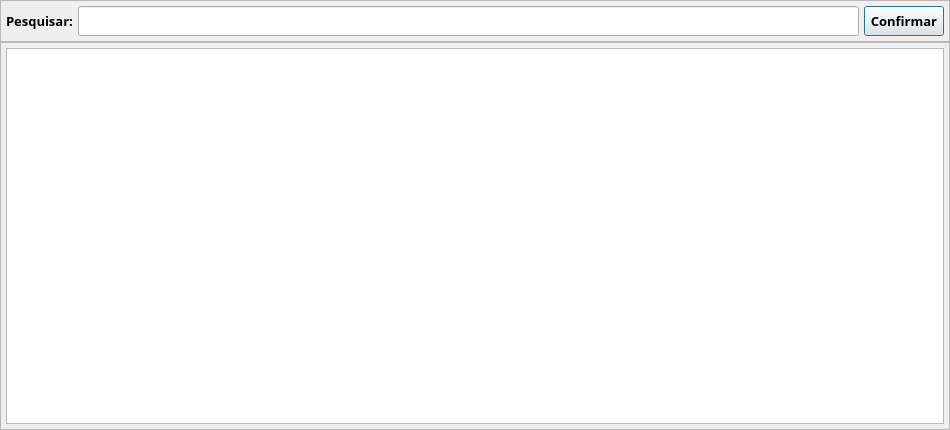
<?xml version="1.0" encoding="UTF-8"?>
<ui version="4.0">
 <class>Pesquisa_Recargas</class>
 <widget class="QDialog" name="Pesquisa_Recargas">
  <property name="geometry">
   <rect>
    <x>0</x>
    <y>0</y>
    <width>950</width>
    <height>430</height>
   </rect>
  </property>
  <property name="font">
   <font>
    <family>Segoe UI Semibold</family>
    <pointsize>10</pointsize>
    <bold>true</bold>
   </font>
  </property>
  <property name="windowTitle">
   <string>Pesquisa Recargas</string>
  </property>
  <layout class="QVBoxLayout" name="verticalLayout">
   <property name="spacing">
    <number>0</number>
   </property>
   <property name="leftMargin">
    <number>0</number>
   </property>
   <property name="topMargin">
    <number>0</number>
   </property>
   <property name="rightMargin">
    <number>0</number>
   </property>
   <property name="bottomMargin">
    <number>0</number>
   </property>
   <item>
    <widget class="QFrame" name="frm_Filtro">
     <property name="frameShape">
      <enum>QFrame::Shape::StyledPanel</enum>
     </property>
     <property name="frameShadow">
      <enum>QFrame::Shadow::Raised</enum>
     </property>
     <layout class="QHBoxLayout" name="horizontalLayout">
      <property name="spacing">
       <number>5</number>
      </property>
      <property name="leftMargin">
       <number>5</number>
      </property>
      <property name="topMargin">
       <number>5</number>
      </property>
      <property name="rightMargin">
       <number>5</number>
      </property>
      <property name="bottomMargin">
       <number>5</number>
      </property>
      <item>
       <widget class="QLabel" name="lb_Pesquisa">
        <property name="minimumSize">
         <size>
          <width>0</width>
          <height>30</height>
         </size>
        </property>
        <property name="maximumSize">
         <size>
          <width>16777215</width>
          <height>30</height>
         </size>
        </property>
        <property name="text">
         <string>Pesquisar:</string>
        </property>
       </widget>
      </item>
      <item>
       <widget class="QLineEdit" name="txt_Pesquisa">
        <property name="minimumSize">
         <size>
          <width>0</width>
          <height>30</height>
         </size>
        </property>
        <property name="maximumSize">
         <size>
          <width>16777215</width>
          <height>30</height>
         </size>
        </property>
       </widget>
      </item>
      <item>
       <widget class="QPushButton" name="bt_Pesquisa">
        <property name="minimumSize">
         <size>
          <width>0</width>
          <height>30</height>
         </size>
        </property>
        <property name="maximumSize">
         <size>
          <width>16777215</width>
          <height>30</height>
         </size>
        </property>
        <property name="text">
         <string>Confirmar</string>
        </property>
       </widget>
      </item>
     </layout>
    </widget>
   </item>
   <item>
    <widget class="QFrame" name="frm_Lista">
     <property name="frameShape">
      <enum>QFrame::Shape::StyledPanel</enum>
     </property>
     <property name="frameShadow">
      <enum>QFrame::Shadow::Raised</enum>
     </property>
     <layout class="QVBoxLayout" name="verticalLayout_2">
      <property name="spacing">
       <number>5</number>
      </property>
      <property name="leftMargin">
       <number>5</number>
      </property>
      <property name="topMargin">
       <number>5</number>
      </property>
      <property name="rightMargin">
       <number>5</number>
      </property>
      <property name="bottomMargin">
       <number>5</number>
      </property>
      <item>
       <widget class="QTableView" name="tb_Recargas"/>
      </item>
     </layout>
    </widget>
   </item>
  </layout>
 </widget>
 <resources/>
 <connections/>
</ui>
